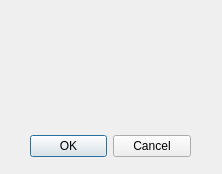
<?xml version="1.0" encoding="UTF-8"?>
<ui version="4.0">
 <class>Dialog</class>
 <widget class="QDialog" name="Dialog">
  <property name="geometry">
   <rect>
    <x>0</x>
    <y>0</y>
    <width>222</width>
    <height>174</height>
   </rect>
  </property>
  <property name="windowTitle">
   <string>Dialog</string>
  </property>
  <property name="styleSheet">
   <string notr="true">font: 9pt &quot;黑体&quot;;</string>
  </property>
  <widget class="QDialogButtonBox" name="buttonBox">
   <property name="geometry">
    <rect>
     <x>30</x>
     <y>130</y>
     <width>161</width>
     <height>32</height>
    </rect>
   </property>
   <property name="orientation">
    <enum>Qt::Horizontal</enum>
   </property>
   <property name="standardButtons">
    <set>QDialogButtonBox::Cancel|QDialogButtonBox::Ok</set>
   </property>
  </widget>
  <widget class="QLabel" name="label">
   <property name="geometry">
    <rect>
     <x>40</x>
     <y>40</y>
     <width>141</width>
     <height>61</height>
    </rect>
   </property>
   <property name="text">
    <string>&lt;html&gt;&lt;head/&gt;&lt;body&gt;&lt;p align=&quot;center&quot;&gt;&lt;br/&gt;&lt;/p&gt;&lt;/body&gt;&lt;/html&gt;</string>
   </property>
  </widget>
 </widget>
 <resources/>
 <connections>
  <connection>
   <sender>buttonBox</sender>
   <signal>accepted()</signal>
   <receiver>Dialog</receiver>
   <slot>accept()</slot>
   <hints>
    <hint type="sourcelabel">
     <x>248</x>
     <y>254</y>
    </hint>
    <hint type="destinationlabel">
     <x>157</x>
     <y>274</y>
    </hint>
   </hints>
  </connection>
  <connection>
   <sender>buttonBox</sender>
   <signal>rejected()</signal>
   <receiver>Dialog</receiver>
   <slot>reject()</slot>
   <hints>
    <hint type="sourcelabel">
     <x>316</x>
     <y>260</y>
    </hint>
    <hint type="destinationlabel">
     <x>286</x>
     <y>274</y>
    </hint>
   </hints>
  </connection>
 </connections>
</ui>
